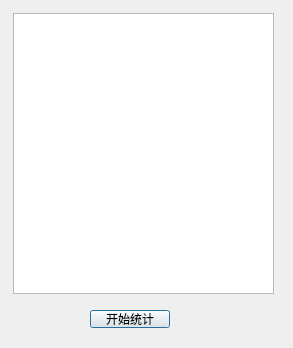
<?xml version="1.0" encoding="UTF-8"?>
<ui version="4.0">
 <class>Dialog_tongji</class>
 <widget class="QDialog" name="Dialog_tongji">
  <property name="geometry">
   <rect>
    <x>0</x>
    <y>0</y>
    <width>293</width>
    <height>348</height>
   </rect>
  </property>
  <property name="windowTitle">
   <string>Dialog</string>
  </property>
  <widget class="QTextEdit" name="textEdit">
   <property name="geometry">
    <rect>
     <x>13</x>
     <y>13</y>
     <width>261</width>
     <height>281</height>
    </rect>
   </property>
  </widget>
  <widget class="QPushButton" name="pushButton">
   <property name="geometry">
    <rect>
     <x>90</x>
     <y>310</y>
     <width>80</width>
     <height>18</height>
    </rect>
   </property>
   <property name="text">
    <string>开始统计</string>
   </property>
  </widget>
 </widget>
 <resources/>
 <connections/>
</ui>
